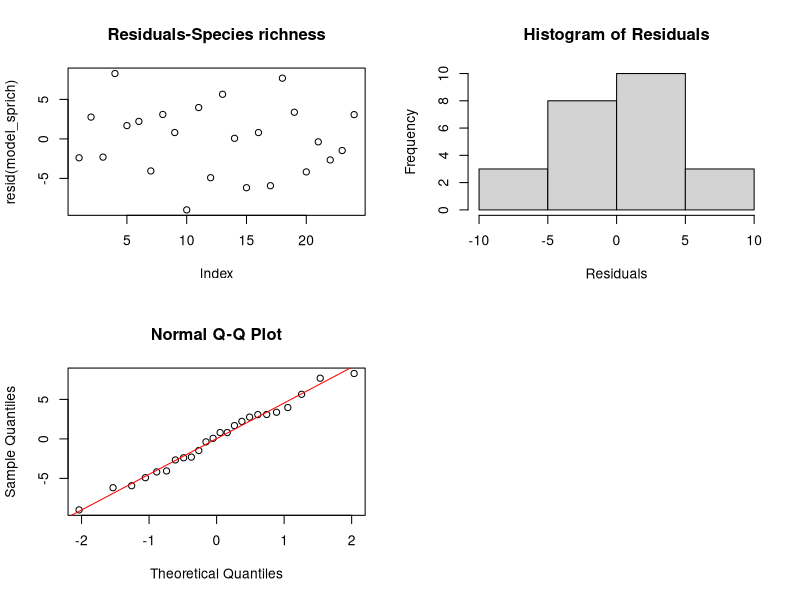
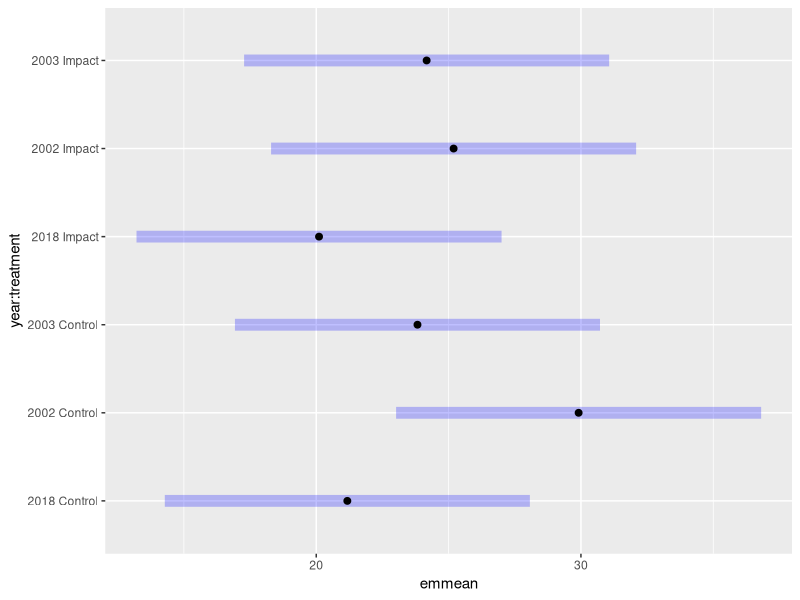
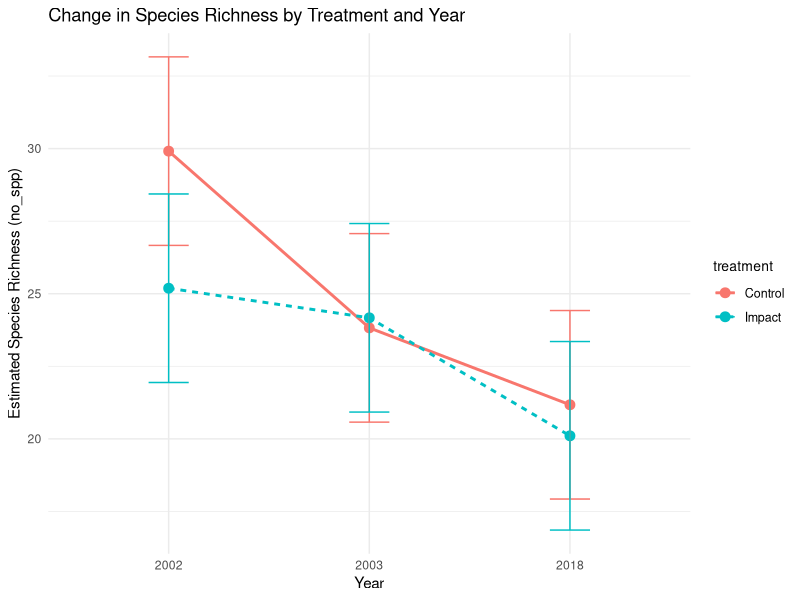
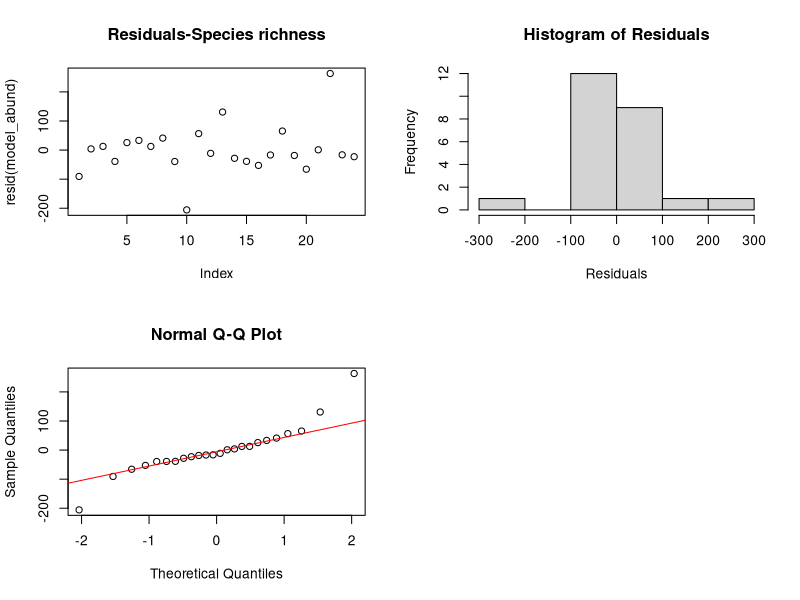
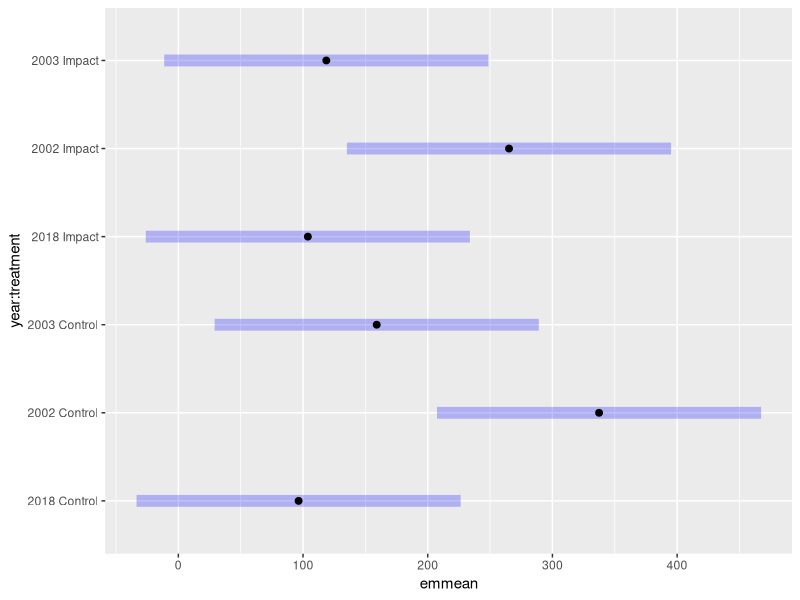
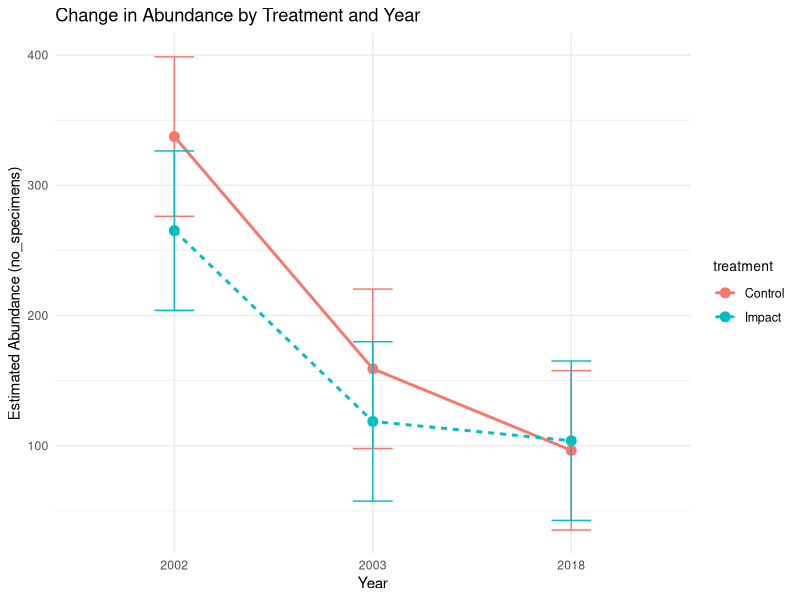

Source code (R) for these figures, in order:
## ---- chunk 1

#| message: true
#| echo: FALSE

library(dplyr)
library(tidyr)
library(lubridate)
library(readr)
library(lme4)
library(lmerTest)  
library(ggplot2)
library(emmeans)
library(MASS)


## ---- chunk 2
#| echo: true
#| warning: true

bee_data <- read.csv("../data/processed/bee_02-18_data.csv") 

bee_traits <- read.csv("../data/processed/bee_traits.csv", header = T)

site_data <-read.csv("../data/processed/sites.csv", header = T)

#This is the file for removing dates
dates_to_drop <- read.csv("../data/processed/02_03_18_datestodrop.csv", header = T) 

## ---- chunk 3
#| echo: true
#| warning: true

str(bee_data)

## ---- chunk 4

#| echo: true
#| warning: true

#Fix site names
bee_data_clean <- bee_data %>%

   mutate(site = case_when (site %in% c("Wappo Hill", "Wappo hill" ) ~ "Wappo", TRUE ~ site)) %>%
   mutate(site = case_when (site %in% c("Stag's leap", "Stags Leap", "Stag's Leap" ) ~ "Stags", TRUE ~ site)) %>%
   mutate(site = case_when (site %in% c("Veteran's Home" ) ~ "Veterans", TRUE ~ site))

#Reformat dates
bee_data_clean <- bee_data_clean %>% mutate(start_date = mdy(start_date))
dates_to_drop <- dates_to_drop %>% mutate(date = mdy(date))

#create new variable that combines the genus and species name
bee_data_clean$combined_name <- paste(bee_data_clean$genus_name,bee_data_clean$species, sep=" ")

# ##### Code to filter 'bee_data_clean' to exclude rows matching site and date combinations in 'dates_to_drop'
# filtered_data <- bee_data_clean %>%
#   anti_join(dates_to_drop, by = c("site" = "site", "start_date" = "date"))
# 
# 
# # Create a table summarizing the number of dates per site in bee_data_clean
# unique_dates_filtered <- filtered_data %>%
#   group_by(site) %>%
#   summarize(unique_dates = n_distinct(start_date))

# ####Code to check that the filtered data is correct
# 
# # bee_data_clean <- merge(bee_data_1, dates_to_keep, by = c("site", "start_date" = "date"))
# 
# # Create a table summarizing the number of dates per site in bee data clean
# filtered_samples_site_date <- bee_data_clean %>%
#   group_by(site, start_date) %>%
#   summarize(bes = n())
# samples_site_date <- bee_data_1 %>%
#   group_by(site, start_date) %>%
#   summarize(bes = n())
# 
# #Check that samples are still correct
# 
# sample_count_table <- bee_data_clean %>%
#   group_by(site) %>%
#   summarize(dates_sampled = n_distinct(date))
# 
# # Create a table with the dates for each site
# dates_per_site <- bee_data_clean %>%
#   group_by(site) %>%
#   summarize(dates = list(unique(date)))
# 
# # View the dates for each site as a list with headers
# for (i in 1:nrow(dates_per_site)) {
#   cat("\nSite:", dates_per_site$site[i], "\n")
#   cat(paste(dates_per_site$dates[[i]], collapse = "\n"), "\n")
# }




## ---- chunk 5

#Create the data frame - you can choose which data set to use here 
sites_summary <- bee_data_clean %>%
group_by (site, year) %>%
    summarise(sampling_events = length(unique(start_date)), no_spp = length(unique(combined_name)), abund = sum(number))

sites_summary <- sites_summary %>%
  left_join(site_data, by = "site")

sites_summary


## ---- chunk 6
# Ensure 'year' is a factor and set 2018 as the reference level -easier way to compare both early years to 2018
sites_summary$year <- factor(sites_summary$year, levels = c("2018", "2002", "2003"))


# Fit the mixed model
model_sprich <- lmer(no_spp ~ year * treatment + (1 | site) + offset(log(sampling_events)), 
                     data = sites_summary)
# Summary of the model
summary(model_sprich)

# Extract p-values
p_values <- summary(model_sprich)$coefficients[, "Pr(>|t|)"]

# Print p-values
print(p_values)

# Plot residuals for diagnostic checking
par(mfrow = c(2, 2))
plot(resid(model_sprich), main = "Residuals-Species richness")
hist(resid(model_sprich), main = "Histogram of Residuals", xlab = "Residuals")
qqnorm(resid(model_sprich))
qqline(resid(model_sprich), col = "red")


# Plot the estimated means for each group for species richness
# Perform pairwise comparisons using emmeans
emm <- emmeans(model_sprich, ~ year | treatment)
pairwise_results <- pairs(emm)

# Print the pairwise comparisons
print(pairwise_results)

# Extract estimated marginal means for plotting
emm_data <- as.data.frame(emm)
emm_sprich <- emmeans(model_sprich, ~ year * treatment)
plot(emm_sprich)
pairs(emm_sprich)

# Convert to data frame for ggplot
emm_sprich_df <- as.data.frame(emm_sprich)

# Ensure 'year' is ordered chronologically for plotting
emm_data$year <- factor(emm_data$year, levels = c("2002", "2003", "2018"))

# Create the plot with reordered years
ggplot(emm_data, aes(x = year, y = emmean, color = treatment, group = treatment)) +
  geom_point(size = 3) +
  geom_line(aes(linetype = treatment), size = 1) +
  geom_errorbar(aes(ymin = emmean - SE, ymax = emmean + SE), width = 0.2) +
  labs(
    title = "Change in Species Richness by Treatment and Year",
    x = "Year",
    y = "Estimated Species Richness (no_spp)"
  ) +
  theme_minimal() +
  theme(
    legend.title = element_text(size = 10),
    legend.text = element_text(size = 9)
  )

## ---- chunk 7

# Response variable abundance

# Ensure 'year' is a factor and set 2018 as the reference level
sites_summary$year <- factor(sites_summary$year, levels = c("2018", "2002", "2003"))


# Fit the mixed model
model_abund <- lmer(abund ~ year * treatment + (1 | site) + offset(log(sampling_events)), 
                     data = sites_summary)
# Summary of the model
summary(model_abund)

# Extract p-values
p_values <- summary(model_abund)$coefficients[, "Pr(>|t|)"]

# Print p-values
print(p_values)

# Plot residuals for diagnostic checking
par(mfrow = c(2, 2))
plot(resid(model_abund), main = "Residuals-Species richness")
hist(resid(model_abund), main = "Histogram of Residuals", xlab = "Residuals")
qqnorm(resid(model_abund))
qqline(resid(model_abund), col = "red")


# Here we plot the estimated means for each group for species richness
# Perform pairwise comparisons using emmeans
emm <- emmeans(model_abund, ~ year | treatment)
pairwise_results <- pairs(emm)

# Print the pairwise comparisons
print(pairwise_results)

# Extract estimated marginal means for plotting
emm_data <- as.data.frame(emm)
emm_abund <- emmeans(model_abund, ~ year * treatment)
plot(emm_abund)
pairs(emm_abund)

# Convert to data frame for ggplot
emm_abund_df <- as.data.frame(emm_abund)

# Ensure 'year' is ordered chronologically for plotting
emm_data$year <- factor(emm_data$year, levels = c("2002", "2003", "2018"))

# Create the plot with reordered years
ggplot(emm_data, aes(x = year, y = emmean, color = treatment, group = treatment)) +
  geom_point(size = 3) +
  geom_line(aes(linetype = treatment), size = 1) +
  geom_errorbar(aes(ymin = emmean - SE, ymax = emmean + SE), width = 0.2) +
  labs(
    title = "Change in Abundance by Treatment and Year",
    x = "Year",
    y = "Estimated Abundance (no_specimens)"
  ) +
  theme_minimal() +
  theme(
    legend.title = element_text(size = 10),
    legend.text = element_text(size = 9)
  )
